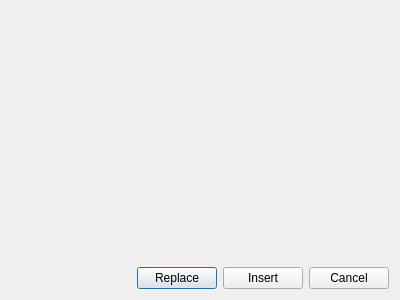
<?xml version="1.0" encoding="UTF-8"?>
<ui version="4.0">
 <class>WidgetsImportTableDialog</class>
 <widget class="QDialog" name="WidgetsImportTableDialog">
  <property name="geometry">
   <rect>
    <x>0</x>
    <y>0</y>
    <width>400</width>
    <height>300</height>
   </rect>
  </property>
  <property name="windowTitle">
   <string>Form</string>
  </property>
  <layout class="QVBoxLayout" name="verticalLayout">
   <item>
    <widget class="WidgetsImportView" name="ImportView" native="true">
     <property name="sizePolicy">
      <sizepolicy hsizetype="Preferred" vsizetype="Expanding">
       <horstretch>0</horstretch>
       <verstretch>0</verstretch>
      </sizepolicy>
     </property>
    </widget>
   </item>
   <item>
    <layout class="QHBoxLayout" name="horizontalLayout">
     <item>
      <spacer name="horizontalSpacer">
       <property name="orientation">
        <enum>Qt::Horizontal</enum>
       </property>
       <property name="sizeHint" stdset="0">
        <size>
         <width>40</width>
         <height>20</height>
        </size>
       </property>
      </spacer>
     </item>
     <item>
      <widget class="QPushButton" name="BtnReplace">
       <property name="text">
        <string>Replace</string>
       </property>
      </widget>
     </item>
     <item>
      <widget class="QPushButton" name="BtnInsert">
       <property name="text">
        <string>Insert</string>
       </property>
      </widget>
     </item>
     <item>
      <widget class="QPushButton" name="BtnCancel">
       <property name="text">
        <string>Cancel</string>
       </property>
      </widget>
     </item>
    </layout>
   </item>
  </layout>
 </widget>
 <customwidgets>
  <customwidget>
   <class>WidgetsImportView</class>
   <extends>QWidget</extends>
   <header>WidgetsModule/internal.hpp</header>
   <container>1</container>
  </customwidget>
 </customwidgets>
 <resources/>
 <connections/>
</ui>
